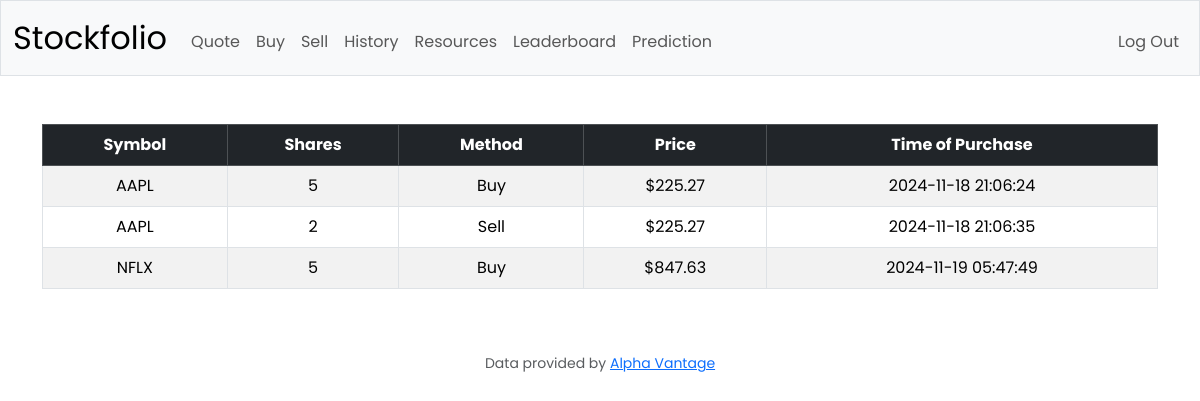
The page /history (signed in) on the database its author committed.
### tables this page shows
CREATE TABLE history (
    id INTEGER PRIMARY KEY AUTOINCREMENT,
    user_id INTEGER,
    symbol TEXT NOT NULL,
    shares INTEGER NOT NULL,
    method TEXT NOT NULL,
    price REAL NOT NULL,
    timestamp DATETIME DEFAULT CURRENT_TIMESTAMP,
    FOREIGN KEY (user_id) REFERENCES users (id)
);

### app.py (the view)
@app.route("/history")
@login_required
def history():
    rows = db.execute("SELECT * FROM history WHERE user_id = :user_id", user_id=session["user_id"])
    return render_template("history.html", rows=rows)

### app.py (called while the page is built)
@app.after_request
def after_request(response):
    response.headers["Cache-Control"] = "no-cache, no-store, must-revalidate"
    response.headers["Expires"] = 0
    response.headers["Pragma"] = "no-cache"
    return response

### helpers.py (called while the page is built)
def login_required(f):
    @wraps(f)
    def decorated_function(*args, **kwargs):
        if session.get("user_id") is None:
            return redirect("/login")
        return f(*args, **kwargs)
    return decorated_function

def usd(value):
    return f"${value:,.2f}"

### templates/history.html (shortened to what this page needs)
{% extends "layout.html" %}
{% block main %}
<div class="table-responsive">
    <table class="table table-striped table-hover table-bordered align-middle">
        <thead class="table-dark">
            <tr>
                <th scope="col">Symbol</th>
                <th scope="col">Shares</th>
                <th scope="col">Method</th>
                <th scope="col">Price</th>
                <th scope="col">Time of Purchase</th>
            </tr>
        </thead>
        <tbody>
            {% for row in rows %}
                <tr>
                    <td>{{ row['symbol'] }}</td>
                    <td>{{ row['shares'] }}</td>
                    <td>{{ row['method'] }}</td>
                    <td>{{ row['price'] | usd }}</td>
                    <td>{{ row['timestamp'] }}</td>
                </tr>
            {% endfor %}
        </tbody>
    </table>
</div>
{% endblock %}

### templates/layout.html (shortened to what this page needs)
<!DOCTYPE html>
<html lang="en">
  <head>
    <link
      href="https://cdn.jsdelivr.net/npm/bootstrap@5.3.2/dist/css/bootstrap.min.css"
      rel="stylesheet"
    />
    <link href="/static/styles.css" rel="stylesheet" />
  </head>
  <body>
    <nav class="bg-light border navbar navbar-expand-md navbar-light">
      <div class="container-fluid">
        <a class="navbar-brand" href="/">
          <span class="black">Stockfolio</span>
        </a>
        <div class="collapse navbar-collapse" id="navbar">
          {% if session["user_id"] %}
          <ul class="navbar-nav me-auto mt-2">
            <li class="nav-item">
              <a class="nav-link" href="/quote">Quote</a>
            </li>
            <li class="nav-item"><a class="nav-link" href="/buy">Buy</a></li>
            <li class="nav-item"><a class="nav-link" href="/sell">Sell</a></li>
            <li class="nav-item">
              <a class="nav-link" href="/history">History</a>
            </li>
            <li class="nav-item">
                <a class="nav-link" href="/resources">Resources</a>
            </li>
            <li class="nav-item">
              <a class="nav-link" href="/leaderboard">Leaderboard</a>
            </li>
            <li class="nav-item">
              <a class="nav-link" href="/prediction">Prediction</a>
            </li>
          </ul>
          <ul class="navbar-nav ms-auto mt-2">
            <li class="nav-item">
              <a class="nav-link" href="/logout">Log Out</a>
            </li>
          </ul>
          {% endif %}
        </div>
      </div>
    </nav>
    <main class="container py-5 text-center">
      {% block main %}{% endblock %}
    </main>
    <footer class="mb-5">
      <p class="mb-3 small text-center text-muted">
        Data provided by
        <a href="https://www.alphavantage.co/documentation/">Alpha Vantage</a>
      </p>
    </footer>
  </body>
</html>

### static/styles.css (style rules this page uses)
* { margin: 0; padding: 0; box-sizing: border-box; font-family: "Poppins", sans-serif; }
nav .navbar-brand { font-size: xx-large; }
nav .navbar-brand .black { color: black; }

### rows shown on the page
history: symbol "AAPL", shares "5", method "Buy", price "$225.27", timestamp "2024-11-18 21:06:24"
history: symbol "AAPL", shares "2", method "Sell", price "$225.27", timestamp "2024-11-18 21:06:35"
history: symbol "NFLX", shares "5", method "Buy", price "$847.63", timestamp "2024-11-19 05:47:49"
